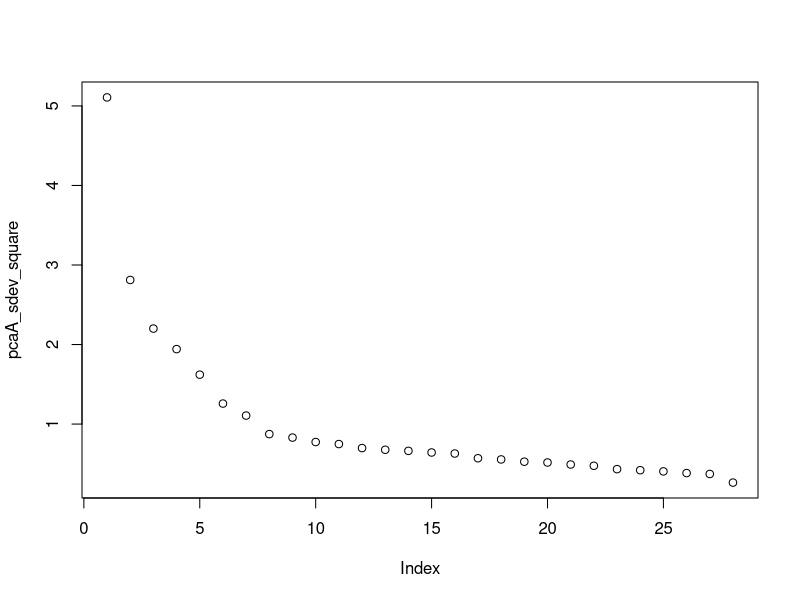
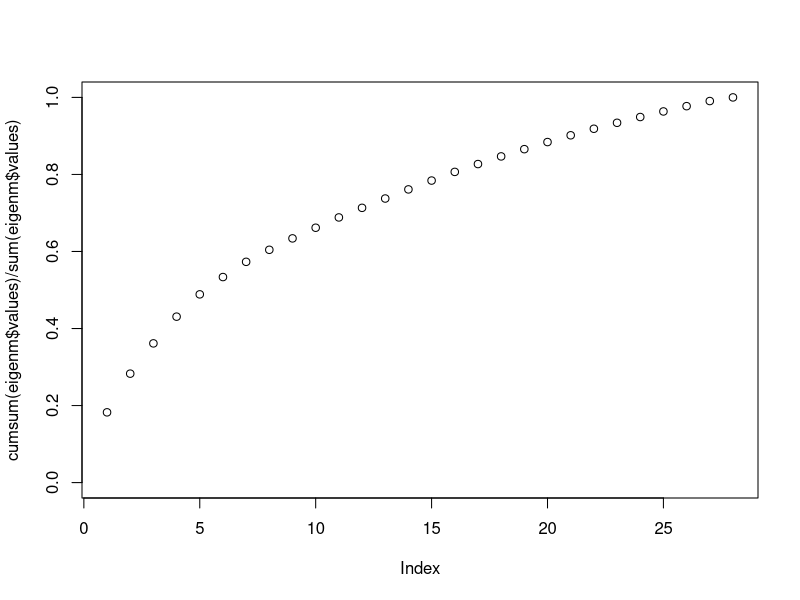
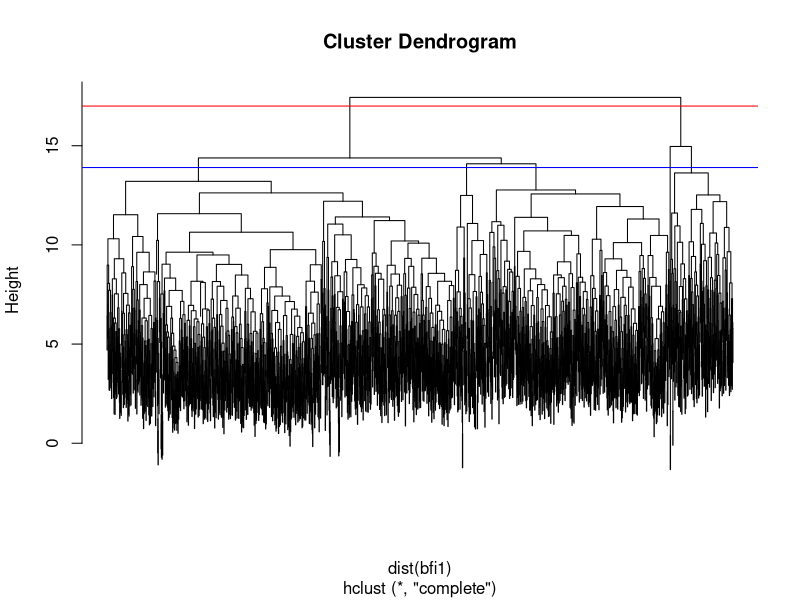

Source code (R) for these figures, in order: (Note: this script raises an error after producing the figures.)
## ---- chunk 1

library(psych)
data(bfi)
bfi <- na.omit(bfi) # remove observations with NA items
bfi1 <- scale(bfi) # rescale 
bfi1 <- data.frame(bfi1) # save as data frame

## ---- chunk 2
# prcomp method using SVD
pcaA <- prcomp(bfi1)
pcaA1 <- pcaA$rotation[,1]


pcaA_sdev <- pcaA$sdev 
pcaA_sdev_square <- pcaA_sdev^2


plot(pcaA_sdev_square)
## ---- chunk 3
covm <- cov(bfi1)
eigenm <- eigen(covm)
eigen1 <- eigenm$vectors[,1]

plot(cumsum(eigenm$values)/sum(eigenm$values),ylim=c(0,1)) 



## ---- chunk 4
library(GPArotation)
fact <- fa(bfi1, nfactors = 2)
fact1 <- fact$loadings[,1] # 1st factor
 

fact1[order(fact1)]




## ---- chunk 5

fact2 <- fact$loadings[,2] # 2nd factor


fact2[order(fact2)]

## ---- chunk 6

kout <- kmeans(bfi1,centers=2,nstart = 25)

centroids <- kout$centers
topvar_centroid1 <- centroids[1,order(centroids[1,])]
topvar_centroid2 <- centroids[2,order(centroids[2,])]

tail(topvar_centroid1) # first cluster




## ---- chunk 7

tail(topvar_centroid2) # second cluster



## ---- chunk 8
hout2 <- hclust(dist(bfi1),method= "complete")
plot(hout2, labels = FALSE) # generate cluster dendrogram 

abline(a=17,b=0,col="red") # red cut
abline(a=13.9,b=0,col="blue") # blue cut 



## ---- chunk 9

cut <- as.vector(cutree(hout2,2))  #cutree at 2 clusters
clust_means <- aggregate(bfi1,by=list(cut), FUN=mean)
tail(unlist(sort(clust_means[1,names(clust_means)!= "Group.1"]))) # cluster 1
tail(unlist(sort(clust_means[2,names(clust_means)!= "Group.1"]))) # cluster 2
